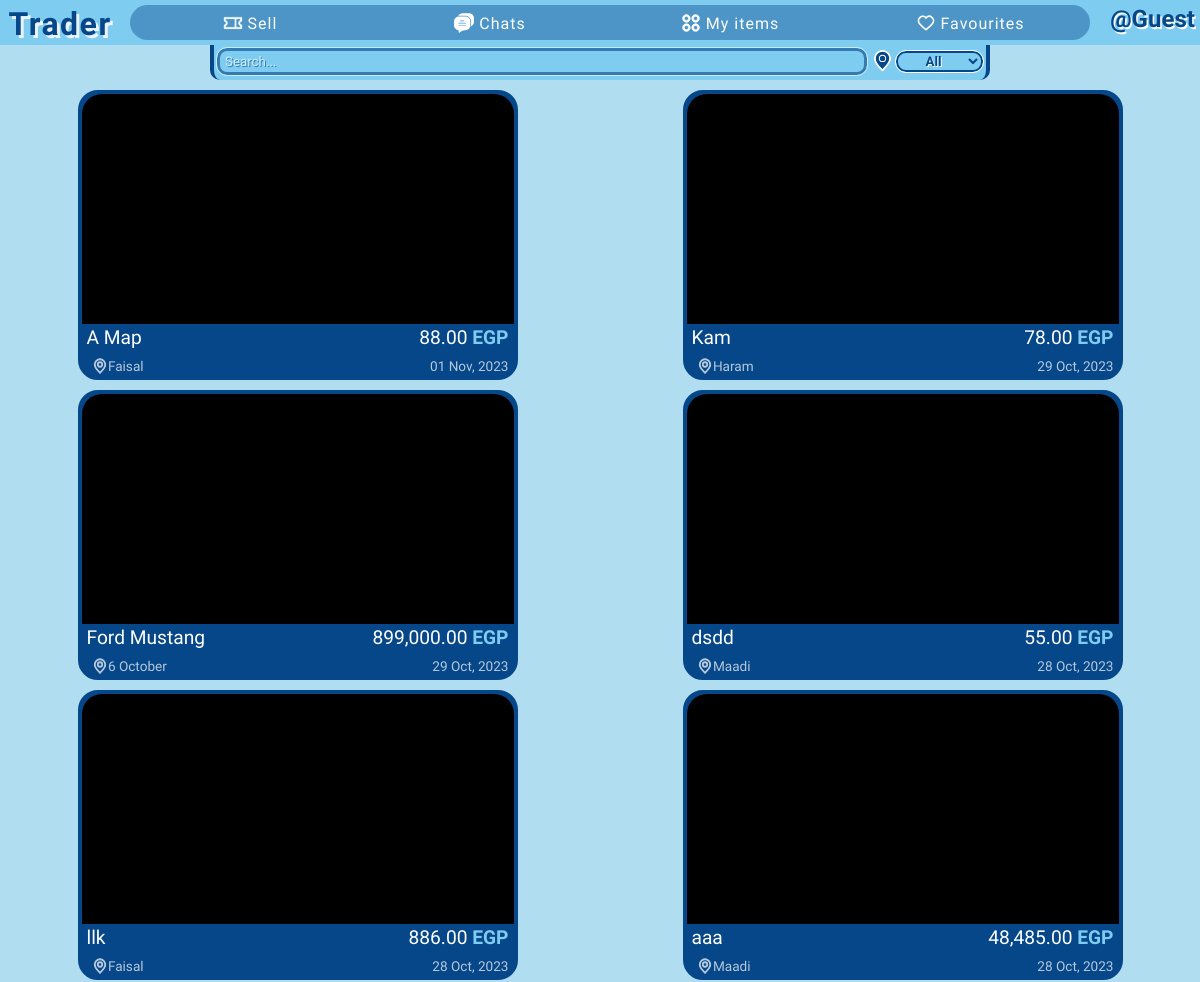
Before: / (upper part) with the older database file.
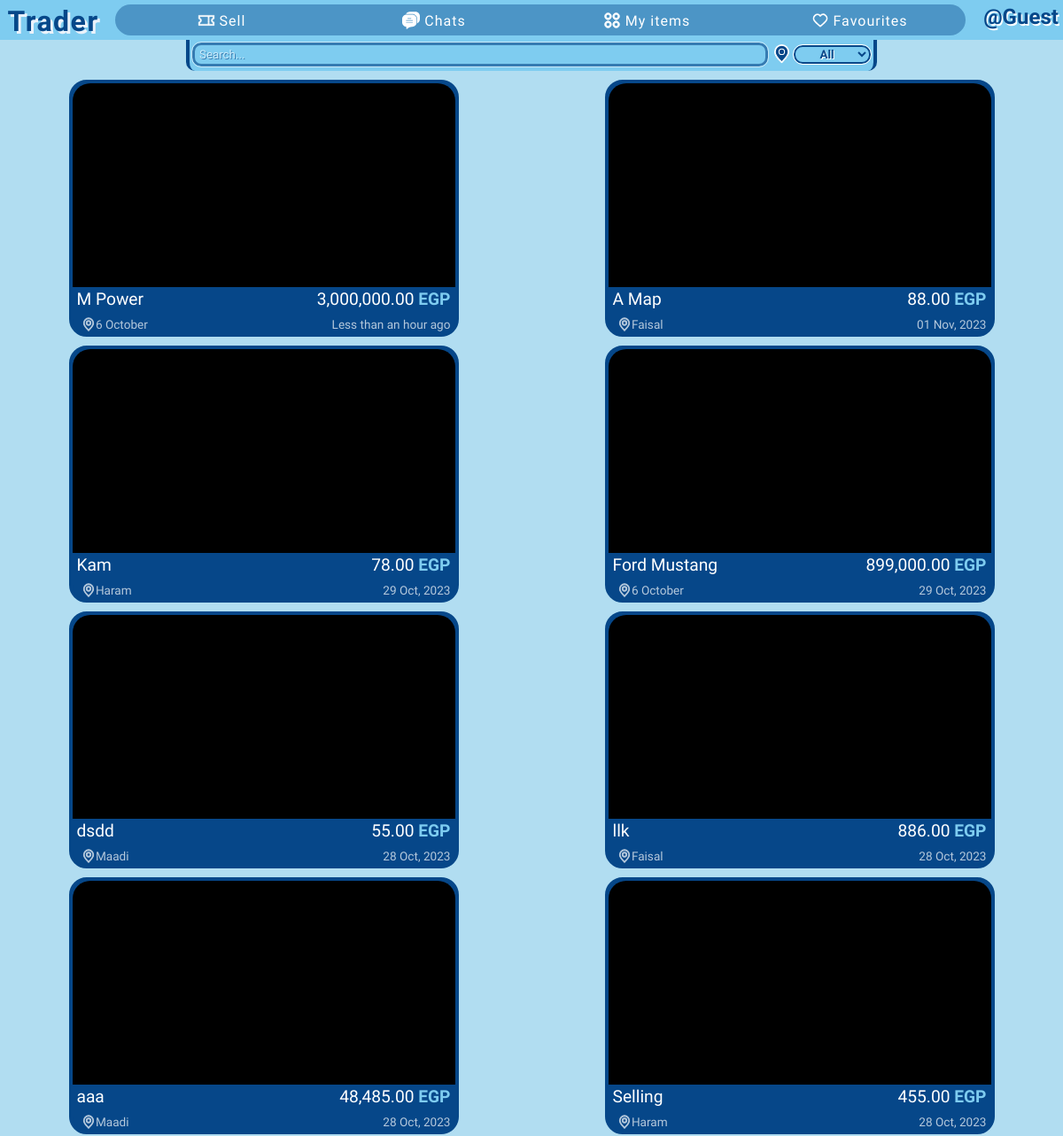
After: the same page with the newer database file.
### app/models.py (models this page shows)
class Item(db.Model):
    id = db.Column(db.Integer, primary_key=True)  # Item ID
    title = db.Column(db.String(100), nullable=False)  # Item title
    description = db.Column(db.Text, nullable=False)  # Item description
    location = db.Column(db.String(100), nullable=False)  # Item location
    price = db.Column(db.Float, default=0, nullable=False)  # Item price
    is_sold = db.Column(db.Boolean, default=False)  # Is item sold?
    created_at = db.Column(db.DateTime)  # Item creation timestamp
    owner = db.Column(db.Integer, db.ForeignKey("user.id"), nullable=False)  # Owner of the item
    images = db.relationship('Image', backref='images_set', lazy=True)  # Images associated with the item
    chats = db.relationship('Chat', backref='chats_set', lazy=True)  # Chats related to the item

### app/routes.py (the view)
@app.get("/")
def index():
    items = Item.query.filter_by(is_sold=False).order_by(Item.created_at.desc()).all()
    return render_template("index.html", items=items)

### app/cust_formatting.py (called while the page is built)
def price_format(float):
    return '{:,.2f}'.format(float)

### app/templates/index.html (shortened to what this page needs)
{% extends 'base.html' %}
{% block head %}
    <link rel="stylesheet" href="{{ url_for('static', filename='css/index.css') }}">
    <link rel="stylesheet" href="{{ url_for('static', filename='css/partials/item.css') }}">
{% endblock %}
{% block search_location %}
    {% include 'partials/search-location.html' %}
{% endblock %}
{% block content %}
    <div class="items-cont">
        {% for item in items %}
            {% include "partials/item.html" %}
        {% endfor %}
    </div>
{% endblock %}

### app/templates/partials/item.html (shortened to what this page needs)
<div class="single-item-cont location-{% if item.location == '6 October' %}october{% else %}{{ item.location|lower }}{% endif %}" id="item-{{ item.id }}">
    <a class="item" href="{{ url_for('single_item', item_id=item.id) }}">
        <div class="img-cont">
        </div>
        <div class="upper">
            <div class="item-title">{{ item.title }}</div>
            <div class="item-price">{{ price_format(item.price) }} <span class="egp">EGP</span></div>
        </div>
        <div class="lower">
            <div class="item-location">
                {{ item.location }}
            </div>
            <div>{{ date_format(item.created_at) }}</div>
        </div>
    </a>
</div>

Changed rows visible on the page:
added Item: title "M Power", price "3,000,000.00", location "6 October", created_at "Less than an hour ago"
now on this page (row unchanged): Item: title "Selling", price "455.00", location "Haram", created_at "28 Oct, 2023"
